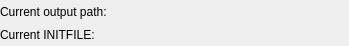
     <widget class="QFrame" name="frame_21">
      <property name="minimumSize">
       <size>
        <width>0</width>
        <height>46</height>
       </size>
      </property>
      <property name="maximumSize">
       <size>
        <width>16777215</width>
        <height>46</height>
       </size>
      </property>
      <property name="frameShape">
       <enum>QFrame::NoFrame</enum>
      </property>
      <property name="frameShadow">
       <enum>QFrame::Raised</enum>
      </property>
      <layout class="QHBoxLayout" name="horizontalLayout_7">
       <property name="spacing">
        <number>0</number>
       </property>
       <property name="margin" stdset="0">
        <number>0</number>
       </property>
       <item>
        <widget class="QFrame" name="frame_29">
         <property name="frameShape">
          <enum>QFrame::NoFrame</enum>
         </property>
         <property name="frameShadow">
          <enum>QFrame::Raised</enum>
         </property>
         <layout class="QVBoxLayout" name="verticalLayout_25">
          <property name="spacing">
           <number>0</number>
          </property>
          <property name="margin" stdset="0">
           <number>0</number>
          </property>
          <item>
           <widget class="QFrame" name="frame_31">
            <property name="frameShape">
             <enum>QFrame::NoFrame</enum>
            </property>
            <property name="frameShadow">
             <enum>QFrame::Raised</enum>
            </property>
            <layout class="QHBoxLayout" name="horizontalLayout_22">
             <property name="spacing">
              <number>0</number>
             </property>
             <property name="margin" stdset="0">
              <number>0</number>
             </property>
             <item>
              <widget class="QLabel" name="label_7">
               <property name="text">
                <string>Current output path:</string>
               </property>
              </widget>
             </item>
             <item>
              <widget class="QLineEdit" name="currentOutputPath">
               <property name="palette">
                <palette>
                 <active>
                  <colorrole role="Base">
                   <brush brushstyle="SolidPattern">
                    <color alpha="0">
                     <red>255</red>
                     <green>255</green>
                     <blue>255</blue>
                    </color>
                   </brush>
                  </colorrole>
                 </active>
                 <inactive>
                  <colorrole role="Base">
                   <brush brushstyle="SolidPattern">
                    <color alpha="0">
                     <red>255</red>
                     <green>255</green>
                     <blue>255</blue>
                    </color>
                   </brush>
                  </colorrole>
                 </inactive>
                 <disabled>
                  <colorrole role="Base">
                   <brush brushstyle="SolidPattern">
                    <color alpha="255">
                     <red>255</red>
                     <green>255</green>
                     <blue>255</blue>
                    </color>
                   </brush>
                  </colorrole>
                 </disabled>
                </palette>
               </property>
               <property name="frame">
                <bool>false</bool>
               </property>
               <property name="readOnly">
                <bool>true</bool>
               </property>
              </widget>
             </item>
            </layout>
           </widget>
          </item>
          <item>
           <widget class="QFrame" name="frame_30">
            <property name="frameShape">
             <enum>QFrame::NoFrame</enum>
            </property>
            <property name="frameShadow">
             <enum>QFrame::Raised</enum>
            </property>
            <layout class="QHBoxLayout" name="horizontalLayout_23">
             <property name="spacing">
              <number>0</number>
             </property>
             <property name="margin" stdset="0">
              <number>0</number>
             </property>
             <item>
              <widget class="QLabel" name="label_13">
               <property name="text">
                <string>Current INITFILE:</string>
               </property>
              </widget>
             </item>
             <item>
              <widget class="QLineEdit" name="currentInitFile">
               <property name="palette">
                <palette>
                 <active>
                  <colorrole role="Base">
                   <brush brushstyle="SolidPattern">
                    <color alpha="0">
                     <red>255</red>
                     <green>255</green>
                     <blue>255</blue>
                    </color>
                   </brush>
                  </colorrole>
                 </active>
                 <inactive>
                  <colorrole role="Base">
                   <brush brushstyle="SolidPattern">
                    <color alpha="0">
                     <red>255</red>
                     <green>255</green>
                     <blue>255</blue>
                    </color>
                   </brush>
                  </colorrole>
                 </inactive>
                 <disabled>
                  <colorrole role="Base">
                   <brush brushstyle="SolidPattern">
                    <color alpha="255">
                     <red>255</red>
                     <green>255</green>
                     <blue>255</blue>
                    </color>
                   </brush>
                  </colorrole>
                 </disabled>
                </palette>
               </property>
               <property name="frame">
                <bool>false</bool>
               </property>
               <property name="readOnly">
                <bool>true</bool>
               </property>
              </widget>
             </item>
            </layout>
           </widget>
          </item>
         </layout>
        </widget>
       </item>
       <item>
        <widget class="QLabel" name="label_10">
         <property name="minimumSize">
          <size>
           <width>136</width>
           <height>46</height>
          </size>
         </property>
         <property name="maximumSize">
          <size>
           <width>136</width>
           <height>46</height>
          </size>
         </property>
         <property name="text">
          <string/>
         </property>
         <property name="scaledContents">
          <bool>true</bool>
         </property>
        </widget>
       </item>
      </layout>
     </widget>
